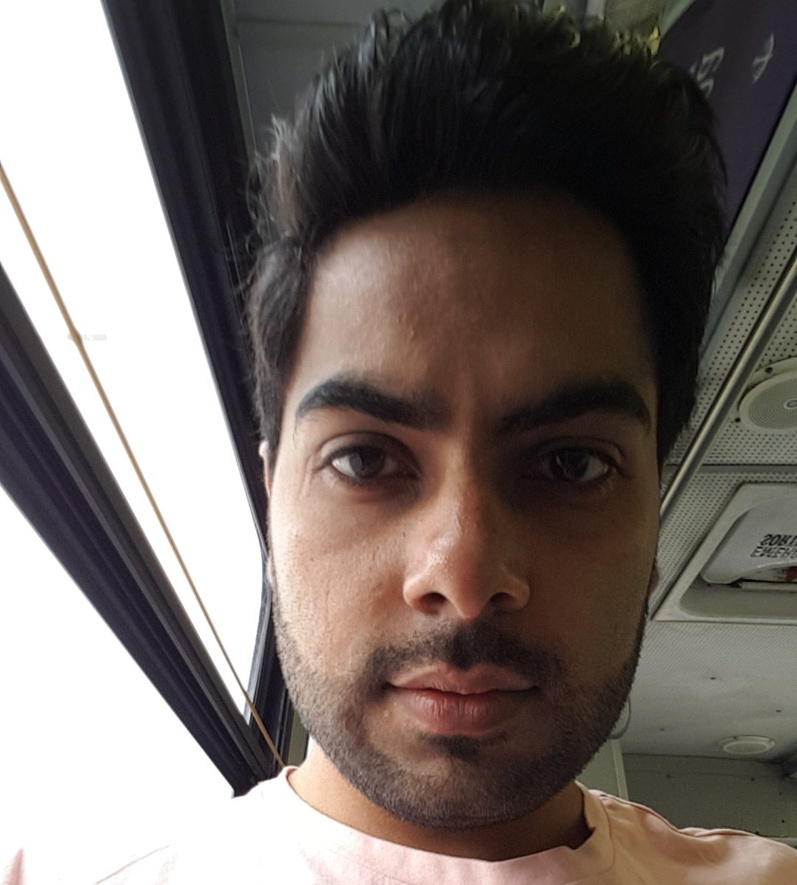
#> input picture Ass1/Implementation/Implementation 3/selfie1.jpg, 797 x 885 px, shrunk from 1080 x 1199 before the run
$ python Imp3.py
#> lines starting #> are read from the running program, lines starting #| are printed output that depends on the picture; after the words box and inside, x2 and y2 are one past the last pixel; in counts of white or black regions, pixels touching at a corner belong together
import cv2
import numpy as np
from matplotlib import pyplot as plt

# reading the image as is and storing it in a variable
img = cv2.imread('selfie1.jpg', cv2.IMREAD_COLOR)
#> img is the input picture: shape (885, 797, 3); mean B, G, R 102.6, 107.2, 116.7
# print(img.shape)

#converting the color space to HSV from BGR
hsv_img = cv2.cvtColor(img, cv2.COLOR_BGR2HSV)
#> hsv_img: shape (885, 797, 3); mean H, S, V 41.4, 52.1, 117.7

#calculating and plotting the histogram to discover the hue range
hist_hue = cv2.calcHist([hsv_img], [0], None, [180], [0, 180])
#> hist_hue = 180 values, max 158899 at index 0, min 0 at index 47, mean 3918.6
# print(hist_hue)
plt.plot(hist_hue, color='r', label = 'hue')
plt.xlim([0, 180])
plt.legend()
plt.show()
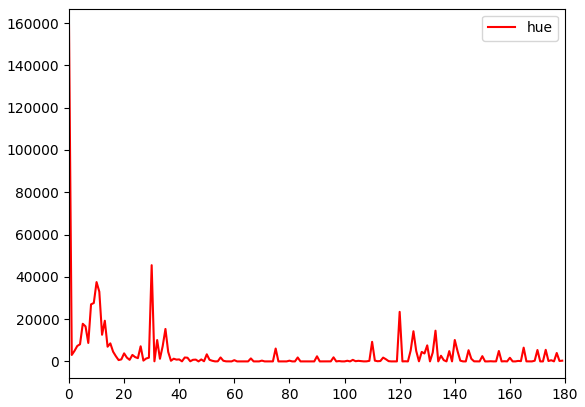
#> figure drawn by matplotlib, 1 panel; curve peaks at x = 0, y = 158899

# define range in HSV
lower_range = np.array([0,30,30])
upper_range = np.array([20,255,255])
# Threshold the HSV image to get only skin color
mask = cv2.inRange(hsv_img, lower_range, upper_range)
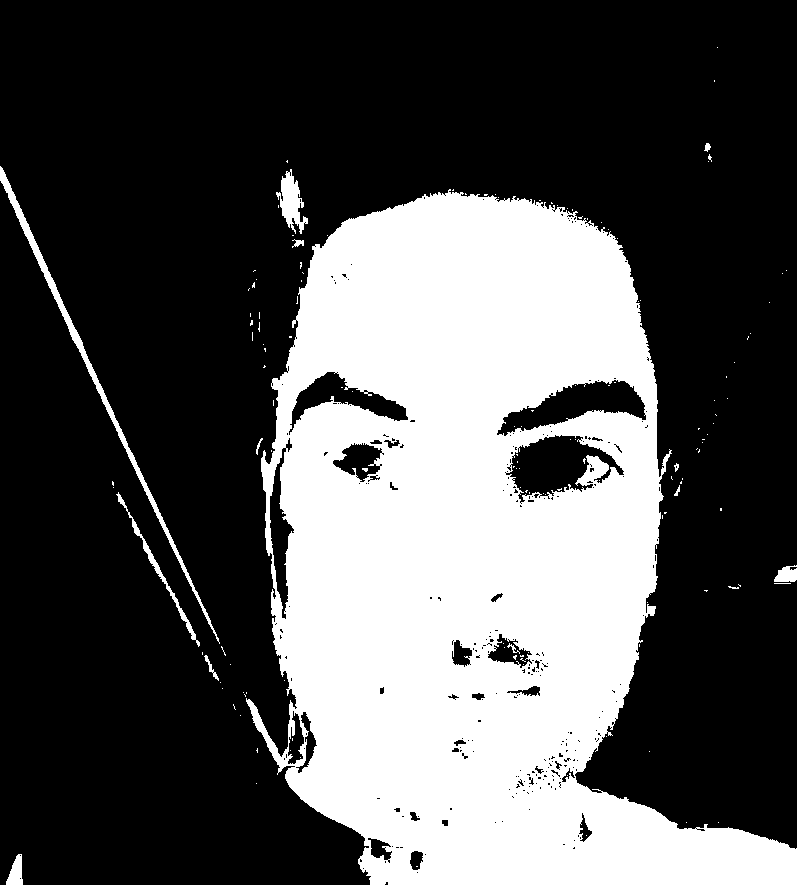
#> mask: shape (885, 797); 32.9% white; 142 white regions (129 under 20 px), largest, box (x1, y1, x2, y2) and area: (246, 189, 797, 885) 226282, (0, 166, 220, 644) 2703, (276, 169, 308, 234) 960
# Bitwise-AND mask and original image
result = cv2.bitwise_and(img, img, mask = mask)
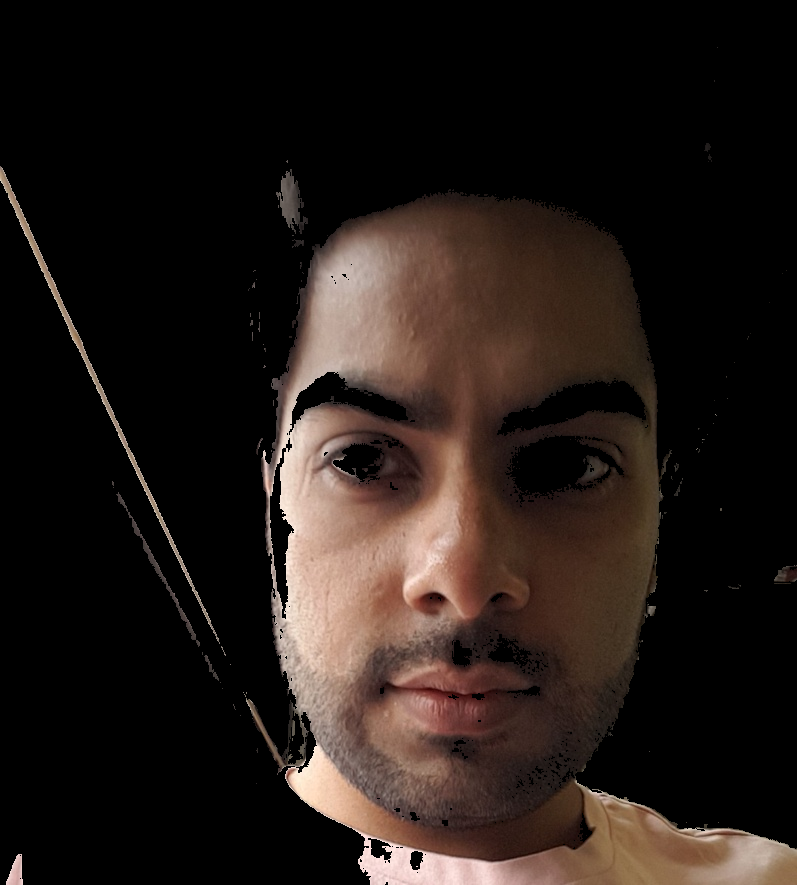
#> result: shape (885, 797, 3); mean B, G, R 23.3, 27.4, 36.1
cv2.imshow('HUE', result)

# if image processed correctly, it will be saved by pressing 's',
#otherwise quit the window
if cv2.waitKey(0) == ord('s'):
#> (key Esc is pressed here)
    cv2.imwrite("impl3.png", result)
    cv2.destroyAllWindows()
else:
    cv2.destroyAllWindows()
